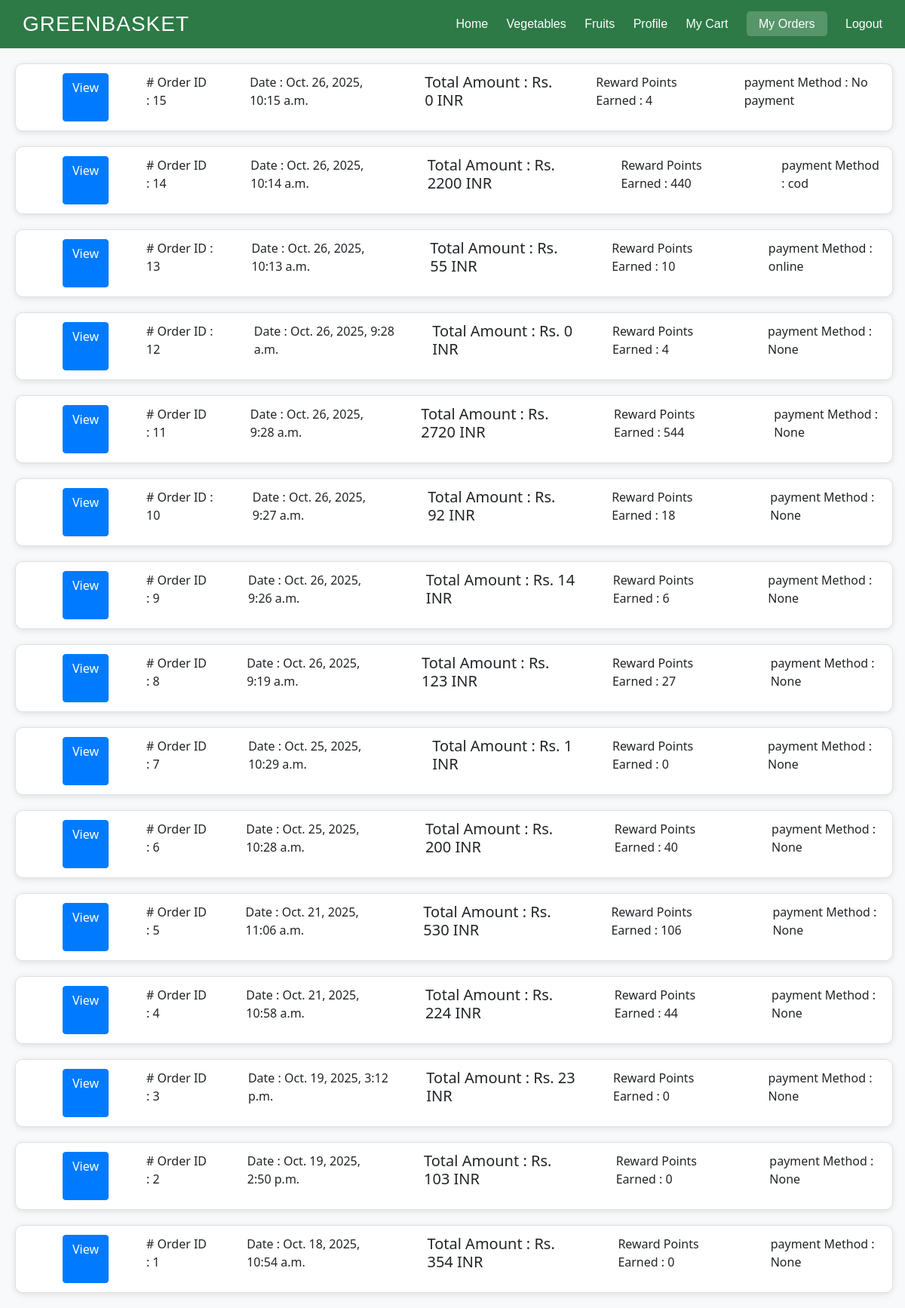
Screenshot of /c_orderlist/ (signed in) with the database file from the repository.
### home/models.py (models this page shows)
class Orders(models.Model):
    costumer = models.ForeignKey(Costumer, on_delete=models.CASCADE)
    order_date = models.DateTimeField(auto_now=True)
    amount = models.DecimalField(max_digits=10,decimal_places=0, default=0, null=True, blank=True)
    points = models.IntegerField(default=0,null=True, blank=True)
    n = models.DecimalField(max_digits=100,decimal_places=0, default=0, null=True, blank=True)
    payment_method = models.CharField(max_length=200,null=True, blank=True)

### home/views.py (the view)
# urls.py: path('c_orderlist/',c_orderlistfn),
def c_orderlistfn(request):
    try:
        user_id = request.session.get('user_id')
        costumer = Costumer.objects.get(id=user_id)
        p = Orders.objects.filter(costumer=user_id).order_by('-order_date')
        return render(request, 'c_orders.html', {'p': p})
    except:
        return redirect('/login/')

### home/templates/c_orders.html (shortened to what this page needs)
{% load static %}
<!DOCTYPE html>
<html>
<head>
    <link rel="stylesheet" href="https://cdn.jsdelivr.net/npm/bootstrap@4.1.3/dist/css/bootstrap.min.css">
    <link rel="stylesheet" href="{% static 'css/style.css' %}">
</head>
<body>
        <div class="header">
            <h1>GREENBASKET</h1>
            <div class="nav-links">
                <a href="/chome/">Home</a>
                <a href="/cveg/">Vegetables</a>
                <a href="/cfruit/">Fruits</a>
                <a href="/cprofile/">Profile</a>
                <a href="/viewcart/">My Cart</a>
                <a class="bc" href="/c_orderlist/">My Orders</a>
                <a href="/">Logout</a>
            </div>
        </div>
        <div class="blank"></div>
        {% for p in p %}
            <div class="cartview">
                <a class="btn btn-primary" href="/c_orderview/{{p.n}}/">View</a>
                <p># Order ID : {{p.n}}</p>
                <p>Date : {{p.order_date}}</p>
                <h5>Total Amount : Rs. {{p.amount}} INR</h5>
                <p>Reward Points Earned : {{p.points}}</p>
                <p>payment Method : {{p.payment_method}}</p>
            </div>
        {% endfor %}
</body>
</html>

### home/static/css/style.css (style rules this page uses)
* { margin: 0; padding: 0; box-sizing: border-box; }
.cartview { height: auto; margin: 20px; width: 97%; padding: 1%; border: 1px solid #e0e0e0; border-radius: 10px; overflow: hidden; background: #fff; box-shadow: 0 2px 8px rgba(0,0,0,0.1); transition: transform 0.3s ease, box-shadow 0.3s ease; display: flex; gap: 50px; }
.blank { height: 64px; }
body { background-color: #f8f9fa; font-family: "Segoe UI", sans-serif; }
.header { background-color: #2d7a46; font-family: 'Gill Sans', 'Gill Sans MT', Calibri, 'Trebuchet MS', sans-serif; position: fixed; width: 100% ; z-index: 10; top: 0; padding: 15px 30px; display: flex; align-items: center; justify-content: space-between; color: white; }
.header h1 { margin: 0; font-size: 28px; letter-spacing: 1px; }
.header .nav-links a { color: white; margin-left: 20px; text-decoration: none; font-weight: 500; }
.bc { background-color: #ffffff33; padding: 8px 16px; border-radius: 5px; }

### rows the page displays
Orders: n "15", order_date "Oct. 26, 2025, 10:15 a.m.", amount "0", points "4", payment_method "No payment"
Orders: n "14", order_date "Oct. 26, 2025, 10:14 a.m.", amount "2200", points "440", payment_method "cod"
Orders: n "13", order_date "Oct. 26, 2025, 10:13 a.m.", amount "55", points "10", payment_method "online"
Orders: n "12", order_date "Oct. 26, 2025, 9:28 a.m.", amount "0", points "4", payment_method "None"
Orders: n "11", order_date "Oct. 26, 2025, 9:28 a.m.", amount "2720", points "544", payment_method "None"
Orders: n "10", order_date "Oct. 26, 2025, 9:27 a.m.", amount "92", points "18", payment_method "None"
Orders: n "9", order_date "Oct. 26, 2025, 9:26 a.m.", amount "14", points "6", payment_method "None"
Orders: n "8", order_date "Oct. 26, 2025, 9:19 a.m.", amount "123", points "27", payment_method "None"
Orders: n "7", order_date "Oct. 25, 2025, 10:29 a.m.", amount "1", points "0", payment_method "None"
Orders: n "6", order_date "Oct. 25, 2025, 10:28 a.m.", amount "200", points "40", payment_method "None"
Orders: n "5", order_date "Oct. 21, 2025, 11:06 a.m.", amount "530", points "106", payment_method "None"
Orders: n "4", order_date "Oct. 21, 2025, 10:58 a.m.", amount "224", points "44", payment_method "None"
Orders: n "3", order_date "Oct. 19, 2025, 3:12 p.m.", amount "23", points "0", payment_method "None"
Orders: n "2", order_date "Oct. 19, 2025, 2:50 p.m.", amount "103", points "0", payment_method "None"
Orders: n "1", order_date "Oct. 18, 2025, 10:54 a.m.", amount "354", points "0", payment_method "None"
